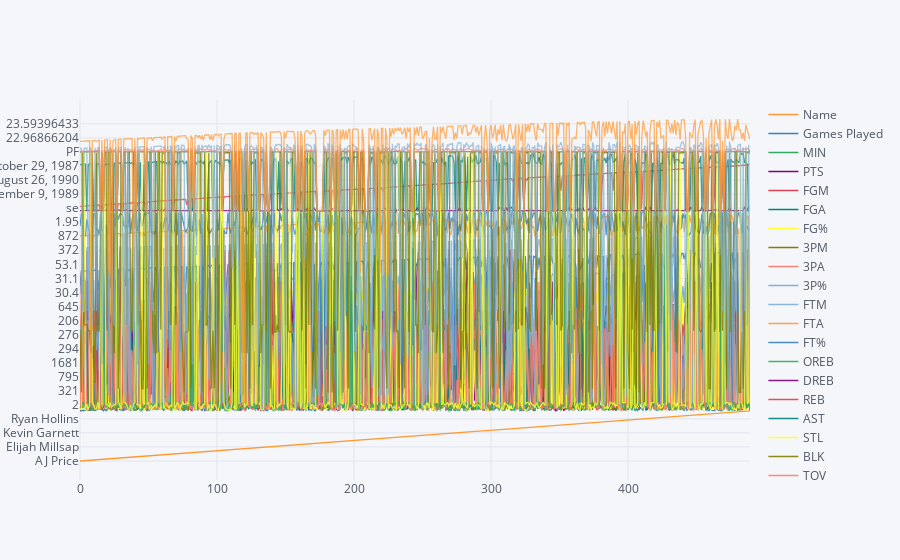

Notebook code cell kept with this figure:
### Markdown cell above
## 1. ¿Cómo se comporta el número de tiros encestados con respecto a la edad de un jugador?

La efectividad de lanzamientos al aro se mide con la estadística ```FG%```, y la vamos a comparar con la edad del jugador. Con el objetivo de evaluar si la edad influye en la efectivdad de lanzamientos al aro. Vale la pena anotar que aquí no se cuentan los tiros libres.

### Code cell
# Escriba su código aquí
configure_plotly_browser_state()

### Figure 1 — Plotly figure (JSON) as saved in the notebook; plotly's stock layout.template omitted (floating-point values rounded to 4 significant figures; data arrays with more than 128 entries replaced by an {"elided": "..."} marker saying what was removed)
{"data": [{"uid": "aeea3575-8c47-4843-bd9b-cb196c0f224c", "text": "", "mode": "lines", "y": {"elided": "490 str values"}, "x": {"elided": "490 int values"}, "line": {"color": "rgba(255, 153, 51, 1.0)", "dash": "solid", "shape": "linear", "width": 1.3}, "type": "scatter", "name": "Name"}, {"uid": "559e9b55-c121-4f15-93a7-dc3b48a847f3", "text": "", "mode": "lines", "y": {"elided": "490 int values"}, "x": {"elided": "490 int values"}, "line": {"color": "rgba(55, 128, 191, 1.0)", "dash": "solid", "shape": "linear", "width": 1.3}, "type": "scatter", "name": "Games Played"}, {"uid": "d5c8f90c-38d9-4c17-996f-819ff2b21c51", "text": "", "mode": "lines", "y": {"elided": "490 int values"}, "x": {"elided": "490 int values"}, "line": {"color": "rgba(50, 171, 96, 1.0)", "dash": "solid", "shape": "linear", "width": 1.3}, "type": "scatter", "name": "MIN"}, {"uid": "ca6c2c51-626f-4b2e-a4c1-92cb755ab59f", "text": "", "mode": "lines", "y": {"elided": "490 int values"}, "x": {"elided": "490 int values"}, "line": {"color": "rgba(128, 0, 128, 1.0)", "dash": "solid", "shape": "linear", "width": 1.3}, "type": "scatter", "name": "PTS"}, {"uid": "36a1c226-77f7-41a7-a3a2-73d33fa2fe48", "text": "", "mode": "lines", "y": {"elided": "490 int values"}, "x": {"elided": "490 int values"}, "line": {"color": "rgba(219, 64, 82, 1.0)", "dash": "solid", "shape": "linear", "width": 1.3}, "type": "scatter", "name": "FGM"}, {"uid": "2a428eca-0156-4e89-914f-30c2ea67daba", "text": "", "mode": "lines", "y": {"elided": "490 int values"}, "x": {"elided": "490 int values"}, "line": {"color": "rgba(0, 128, 128, 1.0)", "dash": "solid", "shape": "linear", "width": 1.3}, "type": "scatter", "name": "FGA"}, {"uid": "455c2d24-b37d-4aa2-88f1-e394e38d0196", "text": "", "mode": "lines", "y": {"elided": "490 float values"}, "x": {"elided": "490 int values"}, "line": {"color": "rgba(255, 255, 51, 1.0)", "dash": "solid", "shape": "linear", "width": 1.3}, "type": "scatter", "name": "FG%"}, {"uid": "9a079ebd-98b8-4d21-989e-323ef719ecf8", "text": "", "mode": "lines", "y": {"elided": "490 int values"}, "x": {"elided": "490 int values"}, "line": {"color": "rgba(128, 128, 0, 1.0)", "dash": "solid", "shape": "linear", "width": 1.3}, "type": "scatter", "name": "3PM"}, {"uid": "6dbf1fba-0974-467e-bf54-409438c12a5f", "text": "", "mode": "lines", "y": {"elided": "490 int values"}, "x": {"elided": "490 int values"}, "line": {"color": "rgba(251, 128, 114, 1.0)", "dash": "solid", "shape": "linear", "width": 1.3}, "type": "scatter", "name": "3PA"}, {"uid": "02a9639d-7c6a-40ba-987d-f357f4181179", "text": "", "mode": "lines", "y": {"elided": "490 float values"}, "x": {"elided": "490 int values"}, "line": {"color": "rgba(128, 177, 211, 1.0)", "dash": "solid", "shape": "linear", "width": 1.3}, "type": "scatter", "name": "3P%"}, {"uid": "cd804412-110e-4080-889d-47d716e6a775", "text": "", "mode": "lines", "y": {"elided": "490 int values"}, "x": {"elided": "490 int values"}, "line": {"color": "rgba(128, 177, 211, 0.8999999999999999)", "dash": "solid", "shape": "linear", "width": 1.3}, "type": "scatter", "name": "FTM"}, {"uid": "660bda85-30a4-45c0-9798-34a02f470447", "text": "", "mode": "lines", "y": {"elided": "490 int values"}, "x": {"elided": "490 int values"}, "line": {"color": "rgba(255, 153, 51, 0.8999999999999999)", "dash": "solid", "shape": "linear", "width": 1.3}, "type": "scatter", "name": "FTA"}, {"uid": "a8904ce6-a1f2-4cf8-9024-64201fb9350e", "text": "", "mode": "lines", "y": {"elided": "490 float values"}, "x": {"elided": "490 int values"}, "line": {"color": "rgba(55, 128, 191, 0.8999999999999999)", "dash": "solid", "shape": "linear", "width": 1.3}, "type": "scatter", "name": "FT%"}, {"uid": "d6481364-bb76-482c-a245-cfdde88bed7d", "text": "", "mode": "lines", "y": {"elided": "490 int values"}, "x": {"elided": "490 int values"}, "line": {"color": "rgba(50, 171, 96, 0.8999999999999999)", "dash": "solid", "shape": "linear", "width": 1.3}, "type": "scatter", "name": "OREB"}, {"uid": "005a6f4e-d182-4b26-b7a4-b675e5d25f0c", "text": "", "mode": "lines", "y": {"elided": "490 int values"}, "x": {"elided": "490 int values"}, "line": {"color": "rgba(128, 0, 128, 0.8999999999999999)", "dash": "solid", "shape": "linear", "width": 1.3}, "type": "scatter", "name": "DREB"}, {"uid": "3ee80f63-4580-4250-8401-ddea92cecc56", "text": "", "mode": "lines", "y": {"elided": "490 int values"}, "x": {"elided": "490 int values"}, "line": {"color": "rgba(219, 64, 82, 0.8999999999999999)", "dash": "solid", "shape": "linear", "width": 1.3}, "type": "scatter", "name": "REB"}, {"uid": "e8009de3-2a59-473c-a46c-c3e75e1e7684", "text": "", "mode": "lines", "y": {"elided": "490 int values"}, "x": {"elided": "490 int values"}, "line": {"color": "rgba(0, 128, 128, 0.8999999999999999)", "dash": "solid", "shape": "linear", "width": 1.3}, "type": "scatter", "name": "AST"}, {"uid": "57c282a1-6905-44ba-b19e-254fdbe127b9", "text": "", "mode": "lines", "y": {"elided": "490 int values"}, "x": {"elided": "490 int values"}, "line": {"color": "rgba(255, 255, 51, 0.8999999999999999)", "dash": "solid", "shape": "linear", "width": 1.3}, "type": "scatter", "name": "STL"}, {"uid": "0a1ccd35-6704-414c-a6a2-90a61efc8e8d", "text": "", "mode": "lines", "y": {"elided": "490 int values"}, "x": {"elided": "490 int values"}, "line": {"color": "rgba(128, 128, 0, 0.8999999999999999)", "dash": "solid", "shape": "linear", "width": 1.3}, "type": "scatter", "name": "BLK"}, {"uid": "dc277ea3-91d5-4fa6-a7b9-ebbccb21e420", "text": "", "mode": "lines", "y": {"elided": "490 int values"}, "x": {"elided": "490 int values"}, "line": {"color": "rgba(251, 128, 114, 0.8999999999999999)", "dash": "solid", "shape": "linear", "width": 1.3}, "type": "scatter", "name": "TOV"}, {"uid": "e058b602-7dab-417f-992c-07e10c743b28", "text": "", "mode": "lines", "y": {"elided": "490 int values"}, "x": {"elided": "490 int values"}, "line": {"color": "rgba(251, 128, 114, 0.7999999999999998)", "dash": "solid", "shape": "linear", "width": 1.3}, "type": "scatter", "name": "PF"}, {"uid": "7553a3b2-04b5-4728-94d0-9b80ae659d6b", "text": "", "mode": "lines", "y": {"elided": "490 int values"}, "x": {"elided": "490 int values"}, "line": {"color": "rgba(128, 177, 211, 0.7999999999999998)", "dash": "solid", "shape": "linear", "width": 1.3}, "type": "scatter", "name": "EFF"}, {"uid": "a3b9ab0c-3b20-4fa5-87f1-d8b041fe0257", "text": "", "mode": "lines", "y": {"elided": "490 float values"}, "x": {"elided": "490 int values"}, "line": {"color": "rgba(255, 153, 51, 0.7999999999999998)", "dash": "solid", "shape": "linear", "width": 1.3}, "type": "scatter", "name": "AST/TOV"}, {"uid": "4dd89e1f-b5a9-4431-a99e-69fd674ddbfd", "text": "", "mode": "lines", "y": {"elided": "490 float values"}, "x": {"elided": "490 int values"}, "line": {"color": "rgba(55, 128, 191, 0.7999999999999998)", "dash": "solid", "shape": "linear", "width": 1.3}, "type": "scatter", "name": "STL/TOV"}, {"uid": "5e77c6ef-6dc4-4318-b8e6-c4629bee28ac", "text": "", "mode": "lines", "y": {"elided": "490 mixed values"}, "x": {"elided": "490 int values"}, "line": {"color": "rgba(50, 171, 96, 0.7999999999999998)", "dash": "solid", "shape": "linear", "width": 1.3}, "type": "scatter", "name": "Age"}, {"uid": "86de36a1-ca3d-4bdf-9652-cd48475a3ed7", "text": "", "mode": "lines", "y": {"elided": "490 str values"}, "x": {"elided": "490 int values"}, "line": {"color": "rgba(128, 0, 128, 0.7999999999999998)", "dash": "solid", "shape": "linear", "width": 1.3}, "type": "scatter", "name": "Birth_Place"}, {"uid": "c792ba2e-8b75-46b7-b2d5-1771fdff0a03", "text": "", "mode": "lines", "y": {"elided": "490 str values"}, "x": {"elided": "490 int values"}, "line": {"color": "rgba(219, 64, 82, 0.7999999999999998)", "dash": "solid", "shape": "linear", "width": 1.3}, "type": "scatter", "name": "Birthdate"}, {"uid": "b3026e66-ddad-4a06-bd82-59b26c3091a8", "text": "", "mode": "lines", "y": {"elided": "490 str values"}, "x": {"elided": "490 int values"}, "line": {"color": "rgba(0, 128, 128, 0.7999999999999998)", "dash": "solid", "shape": "linear", "width": 1.3}, "type": "scatter", "name": "Collage"}, {"uid": "6e630f15-9bf0-4236-9aa8-753b67d7596d", "text": "", "mode": "lines", "y": {"elided": "490 str values"}, "x": {"elided": "490 int values"}, "line": {"color": "rgba(255, 255, 51, 0.7999999999999998)", "dash": "solid", "shape": "linear", "width": 1.3}, "type": "scatter", "name": "Experience"}, {"uid": "018c9819-8916-4737-884d-23484f4e7396", "text": "", "mode": "lines", "y": {"elided": "490 mixed values"}, "x": {"elided": "490 int values"}, "line": {"color": "rgba(128, 128, 0, 0.7999999999999998)", "dash": "solid", "shape": "linear", "width": 1.3}, "type": "scatter", "name": "Height"}, {"uid": "b58c5d19-7134-40cc-b5e9-698fc3054e6a", "text": "", "mode": "lines", "y": {"elided": "490 str values"}, "x": {"elided": "490 int values"}, "line": {"color": "rgba(128, 128, 0, 0.7)", "dash": "solid", "shape": "linear", "width": 1.3}, "type": "scatter", "name": "Pos"}, {"uid": "dad96a0a-fab8-4066-ad7f-e8fe8aa5b140", "text": "", "mode": "lines", "y": {"elided": "490 str values"}, "x": {"elided": "490 int values"}, "line": {"color": "rgba(251, 128, 114, 0.7)", "dash": "solid", "shape": "linear", "width": 1.3}, "type": "scatter", "name": "Team"}, {"uid": "edbd3d28-e3f3-4cbe-9cff-3ec34037e657", "text": "", "mode": "lines", "y": {"elided": "490 mixed values"}, "x": {"elided": "490 int values"}, "line": {"color": "rgba(128, 177, 211, 0.7)", "dash": "solid", "shape": "linear", "width": 1.3}, "type": "scatter", "name": "Weight"}, {"uid": "062cc21a-4316-4f65-9595-8a82aeda2dac", "text": "", "mode": "lines", "y": {"elided": "490 mixed values"}, "x": {"elided": "490 int values"}, "line": {"color": "rgba(255, 153, 51, 0.7)", "dash": "solid", "shape": "linear", "width": 1.3}, "type": "scatter", "name": "BMI"}], "layout": {"yaxis": {"tickfont": {"color": "#4D5663"}, "zerolinecolor": "#E1E5ED", "title": {"text": "", "font": {"color": "#4D5663"}}, "gridcolor": "#E1E5ED", "showgrid": true}, "paper_bgcolor": "#F5F6F9", "plot_bgcolor": "#F5F6F9", "title": {"font": {"color": "#4D5663"}}, "xaxis": {"tickfont": {"color": "#4D5663"}, "zerolinecolor": "#E1E5ED", "title": {"text": "", "font": {"color": "#4D5663"}}, "gridcolor": "#E1E5ED", "showgrid": true}, "legend": {"bgcolor": "#F5F6F9", "font": {"color": "#4D5663"}}}}
